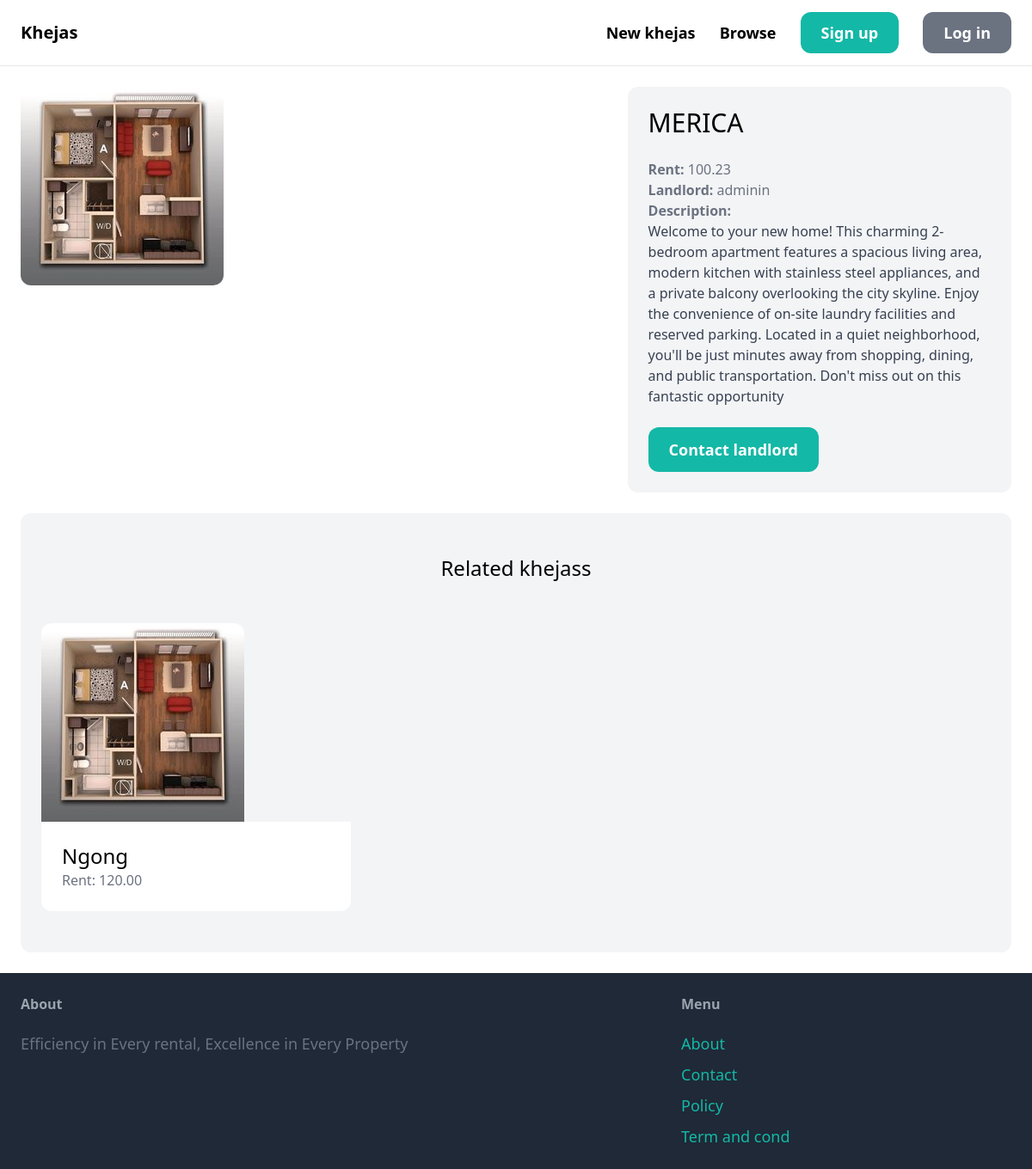
Page /khejass/6/ on the committed database.
### khejas/models.py (models this page shows, shortened)
class Khejas(models.Model):
    category = models.ForeignKey(Category, related_name='khejass', on_delete=models.CASCADE)
    name = models.CharField(max_length=255)
    description = models.TextField(blank=True, null=True)
    rent = models.DecimalField(max_digits=5, decimal_places=2)
    image = models.ImageField(upload_to='khejas_images', blank=True, null=True)
    is_vacant = models.BooleanField(default=False)
    created_by = models.ForeignKey(User, related_name='khejass', on_delete=models.CASCADE)
    created_at = models.DateTimeField(auto_now_add=True)

### khejas/views.py (the view)
# urls.py: path('<int:pk>/', views.detail, name='detail'),
def detail(request, pk):
    khejas = Khejas.objects.all()
    khejas = get_object_or_404(khejas, pk=pk)
    related_khejass = Khejas.objects.filter(category=khejas.category, is_vacant=False).exclude(pk=pk)[0:5]
    return render(request, 'khejas/detail.html', {
        'khejas': khejas,
        'related_khejass': related_khejass
    })

### khejas/templates/khejas/detail.html (shortened to what this page needs)
{% extends 'core/base.html' %}
{% block content %}
<div class="grid grid-cols-5 gap-6">
    <div class="col-span-3">
        <img src="{{ khejas.image.url }}" class="rounded-xl">
    </div>
    <div class="col-span-2 p-6 bg-gray-100 rounded-xl">
        <h1 class="mb-6 text-3xl">{{ khejas.name }}</h1>
        <p class="text-gray-500"><strong>Rent: </strong>{{ khejas.rent }}</p>
        <p class="text-gray-500"><strong>Landlord: </strong>{{ khejas.created_by.username }}</p>
        {% if khejas.description %}
            <p class="text-gray-700">
                <strong class="text-gray-500">Description:</strong><br>
                {{ khejas.description }}
            </p>
        {% endif %}
        {% if request.user == khejas.created_by %}
            <div class="mt-6 p-6 bg-white rounded-xl">
                <p>This is your khejas!</p>
                <a href="{% url 'khejas:edit' khejas.id %}" class="inline-block mt-6 px-6 py-3 text-lg font-semibold bg-teal-500 text-white rounded-xl">Edit</a>
                <a href="{% url 'khejas:delete' khejas.id %}" class="inline-block mt-6 px-6 py-3 text-lg font-semibold bg-red-500 text-white rounded-xl">Delete</a>
            </div>
        {% else %}
            <a href="{% url 'conversations:new' khejas.id %}" class="inline-block mt-6 px-6 py-3 text-lg font-semibold bg-teal-500 text-white rounded-xl hover:bg-teal-700">Contact landlord</a>
        {% endif %}
    </div>
</div>
<div class="mt-6 px-6 py-12 bg-gray-100 rounded-xl">
    <h2 class="mb-12 text-2xl text-center">Related khejass</h2>
    <div class="grid grid-cols-3 gap-3">
        {% for khejas in related_khejass %}
            <div>
                <a href="{% url 'khejas:detail' khejas.id %}">
                    <div>
                        <img src="{{ khejas.image.url }}" class="rounded-t-xl">
                    </div>
                    <div class="p-6 bg-white rounded-b-xl">
                        <h2 class="text-2xl">{{ khejas.name }}</h2>
                        <p class="text-gray-500">Rent: {{ khejas.rent }}</p>
                    </div>
                </a>
            </div>
        {% endfor %}
    </div>
</div>
{% endblock %}

### rows in the picture
Khejas: image (picture), name "MERICA", rent "100.23", created_by.username "adminin", description "Welcome to your new home! This charming 2-bedroom apartment features a spacious living area, modern kitchen with stainless steel appliances, and a private balcony overlooking the city skyline. Enjoy the convenience of on-site laundry facilities and reserved parking. Located in a quiet neighborhood, you'll be just minutes away from shopping, dining, and public transportation. Don't miss out on this fantastic opportunity"
Khejas: image (picture), name "Ngong", rent "120.00"
